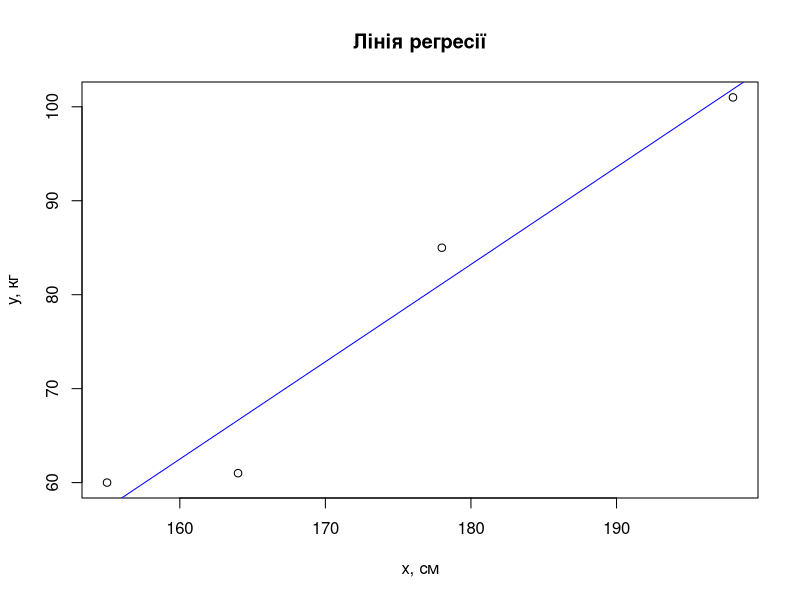

Write the R code that produced this figure. (Note: this script raises an error after producing the figure.)
## ---- chunk 1
library(Matrix)
X <- matrix(c(1, 155, 1, 198, 1, 164, 1, 178), nrow = 4, ncol = 2, byrow = TRUE)
Y <- c(60, 101, 61, 85)
b <- solve((t(X) %*% X)) %*% t(X) %*% Y
b

## ---- chunk 2
plot(X[, 2], Y,
     main = "Лінія регресії",
     xlab = "x, см",
     ylab = "y, кг"
     )
abline(a = b[1], b = b[2], col = "blue")

## ---- chunk 3
# Инсталлируем необходимые пакеты
x <- c("dplyr","rio", "ggplot2", "tidyr", "corrplot", "rio", "PerformanceAnalytics", "FactoMineR", "factoextra", "caret", "GGally", "randomForest")
# if (any(is.na(match(x,installed.packages())))) {
#   install.packages(x)
#   lapply(x, library, character.only = TRUE)
# } else {
#   lapply(x, library, character.only = TRUE)
# }

# install.packages(x)
lapply(x, library, character.only = TRUE)
## ---- chunk 4
# Импортируем данные
library(magrittr)
library(rio)
y <- c("data/data.xls")
data <- import("data/data.xls")
# View(data)

## ---- chunk 5
knitr::kable(
  head(data),
  caption = "Таблица исходных данных"
)
## ---- chunk 6
data %>%
  select(comments:shares, `all reactions`, reach) %>% 
  cor() %>% 
  knitr::kable(caption = "Таблица оценок коэффициентов корреляции")
## ---- chunk 7
data %>%
  select(comments:shares, reach) %>% 
ggpairs()
## ---- chunk 8
CorrMatrix <- data %>% 
  select(comments:shares, `all reactions`, reach) %>% 
  cor()
## ---- chunk 9
dataNotFilter <- select(data, comments:shares, reach)
lm.reach <- lm(reach ~ ., data = dataNotFilter)
summary(lm.reach)
plot(lm.reach)
## ---- chunk 10
dataFilter <- data %>%
  filter(posts %in% c(40, 94) != TRUE) %>% 
  select(comments:shares, reach)

lm.reach <- lm(reach ~ ., data = dataFilter)
summary(lm.reach)
plot(lm.reach)
## ---- chunk 11
lmStep.reach <- step(lm.reach, trace = 0)
summary(lmStep.reach)
## ---- chunk 12
anova(lm.reach, lmStep.reach)
## ---- chunk 13
lm.reach.cv <- train(reach ~ ., data = dataFilter, method = 'lm', trainControl = trainControl(method = "cv"))
## ---- chunk 14
lmStep.reach.cv <- train(reach ~ likes, data = dataFilter, method = 'lm', trainControl = trainControl(method = "cv"))
## ---- chunk 15
lm.reach.cv
lmStep.reach.cv
## ---- chunk 16
lm.MinusConst.reach <- lm(reach ~ likes - 1, data = dataFilter)
summary(lm.MinusConst.reach)
plot(lm.MinusConst.reach)
## ---- chunk 17
ggplot(dataFilter,
       aes(x = likes - 1, y = reach,
           colour = comments)) +
  labs(title = "Зависимость охвата аудитории от количества лайков",
       subtitle = "Линейная регрессия с 95%-ными доверительными границами",
       caption = "Без корректировки. Цветом выделено количество комеентариев", 
       x = "Количество лайков", y = "Охват аудитории, кол. чел.") +
  geom_point() +
  stat_smooth(method=lm, se = TRUE, fullrange = TRUE) 

## ---- chunk 18
dataFilterThreeSigma <- data %>%
  filter(posts %in% c(11, 24, 40, 94) != TRUE) %>% # указываем номера точек, которые должны быть исключены
  select(comments:shares, reach)
## ---- chunk 19
lm.MinusConstThreeSigma.reach <- lm(reach ~ likes - 1, data = dataFilterThreeSigma)
summary(lm.MinusConstThreeSigma.reach)
# plot(lm.MinusConst.reach)
## ---- chunk 20
ggplot(dataFilterThreeSigma,
       aes(x = likes - 1, y = reach,
           colour = comments)) +
  labs(title = "Зависимость охвата аудитории от количества лайков",
       subtitle = "Линейная регрессия с 95%-ными доверительными границами",
       caption = "С корректировкой. Цветом выделено количество комментариев", 
       x = "Количество лайков", y = "Охват аудитории, кол. чел.") +
  geom_point() +
  stat_smooth(method=lm, se = TRUE, fullrange = TRUE) 
## ---- chunk 21
likesNumber <- data.frame(likes=c(200, 250, 255)) # указываем значения likes для вычисления прогноза по reaches
pre <- predict(lm.MinusConstThreeSigma.reach, likesNumber, interval="confidence")
knitr::kable(cbind(likesNumber, pre),
             caption = "Точечный и интервальный прогноз охвата аудитории")
## ---- chunk 22
lm.reach <- lm(reach ~ comments + likes + shares  - 1, data = dataFilterThreeSigma)
summary(lm.reach)
# plot(lm.reach)
## ---- chunk 23
lm.general.reach <- lm(reach ~ comments + likes + shares + comments*likes + comments*shares + likes*shares - 1, data = dataFilterThreeSigma)
summary(lm.general.reach)
# plot(lm.reach)
## ---- chunk 24
head(dataFilterThreeSigma)
# 80% данных используем для тренировки модели, 20% для тестирования
split <- sample(2, nrow(dataFilterThreeSigma), replace=TRUE, prob=c(0.8, 0.2))
train <- dataFilterThreeSigma[split==1,]
test <- dataFilterThreeSigma[split==2,]

# Построение модели
# rf <- randomForest(reach ~ ., data = train)
rf <- randomForest(reach ~ ., data = train, scale=FALSE, ntree=500)
rf
# Построение прогноза на тестовой выборке
predictions <- predict(rf, test)

# Ошибка прогноза
print(sqrt(sum((as.vector(predictions - test$reach))^2))/length(predictions))

# График ошибки прогноза
plot(rf)

# Оценка важности предикторов
importance(rf)
